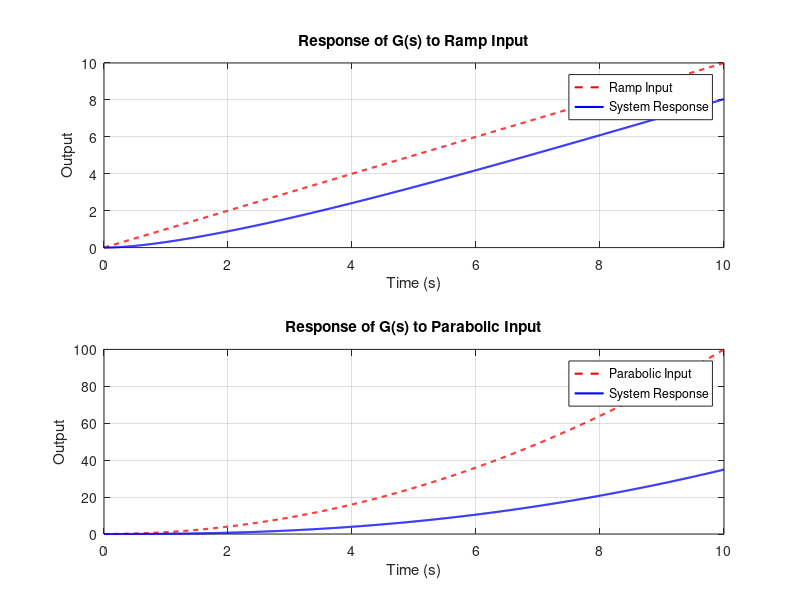

MATLAB code for this plot:
close all;
clear all;
clc;

% M2_6(ii)
% Define the transfer function G(s) = (s + 1) / (s^2 + 3s + 1)
numerator = [1, 1];         
denominator = [1, 3, 1];    
G = tf(numerator, denominator);
G_ramp = G * tf(1, [1, 0]);    % Multiply G(s) by 1/s for ramp response
G_parabolic = G * tf(1, [1, 0, 0]); % Multiply G(s) by 1/s^2 for parabolic response
t = 0:0.01:10; % Simulation time from 0 to 10 seconds
% Step response for ramp input
y_ramp = step(G_ramp, t);
% Step response for parabolic input
y_parabolic = step(G_parabolic, t);
figure;
% Plot response to ramp input
subplot(2, 1, 1);
plot(t, t, 'r--', 'LineWidth', 1.5); hold on; % Ideal ramp input
plot(t, y_ramp, 'b', 'LineWidth', 1.5);
title('Response of G(s) to Ramp Input');
xlabel('Time (s)');
ylabel('Output');
legend('Ramp Input', 'System Response');
grid on;
% Plot response to parabolic input
subplot(2, 1, 2);
plot(t, t.^2, 'r--', 'LineWidth', 1.5); hold on; % Ideal parabolic input
plot(t, y_parabolic, 'b', 'LineWidth', 1.5);
title('Response of G(s) to Parabolic Input');
xlabel('Time (s)');
ylabel('Output');
legend('Parabolic Input', 'System Response');
grid on;
